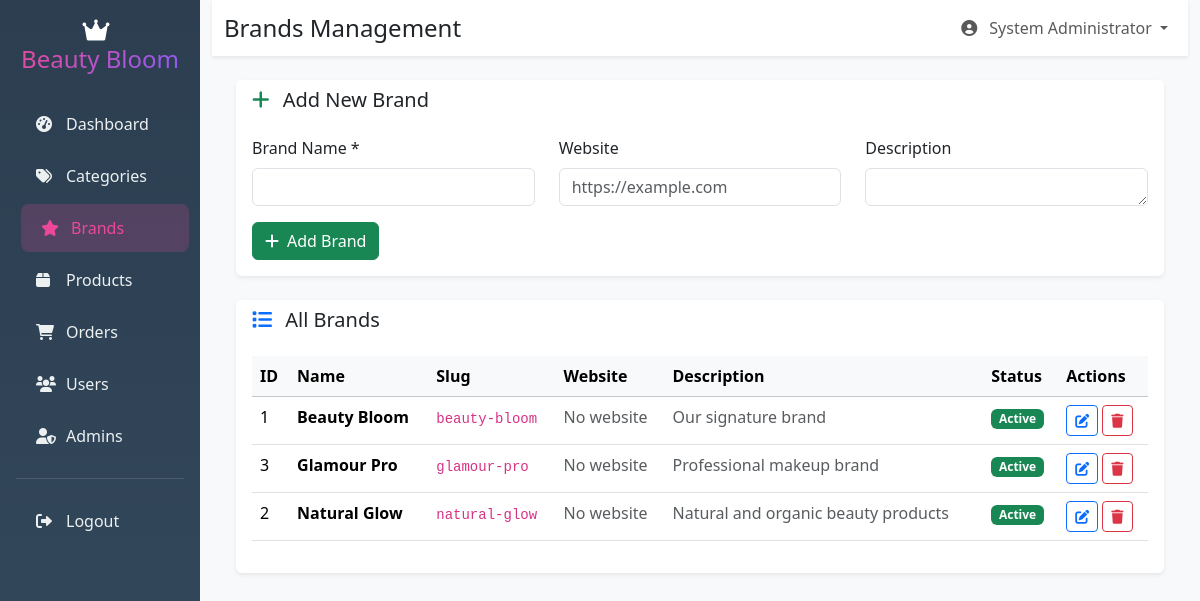
The app's page /admin/brands.php (signed in) with its own data.
### tables this page shows
CREATE TABLE brands (
    id INT PRIMARY KEY AUTO_INCREMENT,
    name VARCHAR(100) NOT NULL,
    slug VARCHAR(100) UNIQUE NOT NULL,
    description TEXT,
    logo VARCHAR(255),
    website VARCHAR(255),
    is_active BOOLEAN DEFAULT TRUE,
    created_at TIMESTAMP DEFAULT CURRENT_TIMESTAMP,
    updated_at TIMESTAMP DEFAULT CURRENT_TIMESTAMP ON UPDATE CURRENT_TIMESTAMP
);

### admin/brands.php (the view, shortened to what this page needs)
<?php
$database = new Database();
$db = $database->getConnection();
$query = "SELECT * FROM brands ORDER BY name";
$stmt = $db->query($query);
$brands = $stmt->fetchAll(PDO::FETCH_ASSOC);
?>
<!DOCTYPE html>
<html lang="en">
<head>
    <link href="https://cdn.jsdelivr.net/npm/bootstrap@5.3.3/dist/css/bootstrap.min.css" rel="stylesheet">
    <link href="https://cdnjs.cloudflare.com/ajax/libs/font-awesome/6.0.0/css/all.min.css" rel="stylesheet">
</head>
<body>
    <div class="container-fluid">
        <div class="row">
            <div class="col-md-3 col-lg-2 px-0 sidebar">
                <div class="p-3">
                    <h4 class="text-white text-center mb-4">
                        <i class="fas fa-crown me-2"></i>
                        <span class="navbar-brand">Beauty Bloom</span>
                    </h4>
                    <nav class="nav flex-column">
                        <a class="nav-link" href="dashboard.php">
                            <i class="fas fa-tachometer-alt"></i>Dashboard
                        </a>
                        <a class="nav-link" href="categories.php">
                            <i class="fas fa-tags"></i>Categories
                        </a>
                        <a class="nav-link active" href="brands.php">
                            <i class="fas fa-star"></i>Brands
                        </a>
                        <a class="nav-link" href="products.php">
                            <i class="fas fa-box"></i>Products
                        </a>
                        <a class="nav-link" href="orders.php">
                            <i class="fas fa-shopping-cart"></i>Orders
                        </a>
                        <a class="nav-link" href="users.php">
                            <i class="fas fa-users"></i>Users
                        </a>
                        <a class="nav-link" href="admins.php">
                            <i class="fas fa-user-shield"></i>Admins
                        </a>
                        <hr class="text-white-50">
                        <a class="nav-link" href="logout.php">
                            <i class="fas fa-sign-out-alt"></i>Logout
                        </a>
                    </nav>
                </div>
            </div>
            <div class="col-md-9 col-lg-10 main-content">
                <nav class="navbar navbar-expand-lg navbar-light bg-white shadow-sm">
                    <div class="container-fluid">
                        <h4 class="mb-0">Brands Management</h4>
                        <div class="navbar-nav ms-auto">
                            <div class="nav-item dropdown">
                                <a class="nav-link dropdown-toggle" href="#" role="button" data-bs-toggle="dropdown">
                                    <i class="fas fa-user-circle me-2"></i>
                                    <?php echo htmlspecialchars($_SESSION['admin_full_name']); ?>
                                </a>
                            </div>
                        </div>
                    </div>
                </nav>
                <div class="p-4">
                    <div class="card border-0 shadow-sm mb-4">
                        <div class="card-header bg-white border-0">
                            <h5 class="mb-0">
                                <i class="fas fa-plus me-2 text-success"></i>
                                Add New Brand
                            </h5>
                        </div>
                        <div class="card-body">
                            <form method="POST" action="">
                                <div class="row">
                                    <div class="col-md-4">
                                        <div class="mb-3">
                                            <label for="name" class="form-label">Brand Name *</label>
                                            <input type="text" class="form-control" id="name" name="name" required>
                                        </div>
                                    </div>
                                    <div class="col-md-4">
                                        <div class="mb-3">
                                            <label for="website" class="form-label">Website</label>
                                            <input type="url" class="form-control" id="website" name="website" placeholder="https://example.com">
                                        </div>
                                    </div>
                                    <div class="col-md-4">
                                        <div class="mb-3">
                                            <label for="description" class="form-label">Description</label>
                                            <textarea class="form-control" id="description" name="description" rows="1"></textarea>
                                        </div>
                                    </div>
                                </div>
                                <button type="submit" class="btn btn-success">
                                    <i class="fas fa-plus me-2"></i>Add Brand
                                </button>
                            </form>
                        </div>
                    </div>
                    <div class="card border-0 shadow-sm">
                        <div class="card-header bg-white border-0">
                            <h5 class="mb-0">
                                <i class="fas fa-list me-2 text-primary"></i>
                                All Brands
                            </h5>
                        </div>
                        <div class="card-body">
                            <?php if (empty($brands)): ?>
                                <p class="text-muted text-center py-4">No brands found. Add your first brand above.</p>
                            <?php else: ?>
                                <div class="table-responsive">
                                    <table class="table table-hover">
                                        <thead class="table-light">
                                            <tr>
                                                <th>ID</th>
                                                <th>Name</th>
                                                <th>Slug</th>
                                                <th>Website</th>
                                                <th>Description</th>
                                                <th>Status</th>
                                                <th>Actions</th>
                                            </tr>
                                        </thead>
                                        <tbody>
                                            <?php foreach ($brands as $brand): ?>
                                                <tr>
                                                    <td><?php echo $brand['id']; ?></td>
                                                    <td>
                                                        <strong><?php echo htmlspecialchars($brand['name']); ?></strong>
                                                    </td>
                                                    <td>
                                                        <code><?php echo htmlspecialchars($brand['slug']); ?></code>
                                                    </td>
                                                    <td>
                                                        <?php if ($brand['website']): ?>
                                                            <a href="<?php echo htmlspecialchars($brand['website']); ?>" target="_blank" class="text-decoration-none">
                                                                <i class="fas fa-external-link-alt me-1"></i>
                                                                Visit
                                                            </a>
                                                        <?php else: ?>
                                                            <span class="text-muted">No website</span>
                                                        <?php endif; ?>
                                                    </td>
                                                    <td>
                                                        <?php if ($brand['description']): ?>
                                                            <span class="text-muted"><?php echo htmlspecialchars(substr($brand['description'], 0, 50)) . (strlen($brand['description']) > 50 ? '...' : ''); ?></span>
                                                        <?php else: ?>
                                                            <span class="text-muted">No description</span>
                                                        <?php endif; ?>
                                                    </td>
                                                    <td>
                                                        <span class="badge bg-<?php echo $brand['is_active'] ? 'success' : 'danger'; ?>">
                                                            <?php echo $brand['is_active'] ? 'Active' : 'Inactive'; ?>
                                                        </span>
                                                    </td>
                                                    <td>
                                                        <button class="btn btn-sm btn-outline-primary"
                                                                onclick="editBrand(<?php echo htmlspecialchars(json_encode($brand)); ?>)">
                                                            <i class="fas fa-edit"></i>
                                                        </button>
                                                        <button class="btn btn-sm btn-outline-danger"
                                                                onclick="deleteBrand(<?php echo $brand['id']; ?>, '<?php echo htmlspecialchars($brand['name']); ?>')">
                                                            <i class="fas fa-trash"></i>
                                                        </button>
                                                    </td>
                                                </tr>
                                            <?php endforeach; ?>
                                        </tbody>
                                    </table>
                                </div>
                            <?php endif; ?>
                        </div>
                    </div>
                </div>
            </div>
        </div>
    </div>
</body>
</html>

### admin/brands.php (style rules this page uses)
.sidebar { min-height: 100vh; background: linear-gradient(180deg, #2c3e50 0%, #34495e 100%); }
.sidebar .nav-link { color: #ecf0f1; padding: 12px 20px; border-radius: 8px; margin: 2px 0; transition: all 0.3s ease; }
.sidebar .nav-link:hover, .sidebar .nav-link.active { background: rgba(236, 72, 153, 0.2); color: #ec4899; transform: translateX(5px); }
.sidebar .nav-link i { width: 20px; margin-right: 10px; }
.main-content { background: #f8f9fa; min-height: 100vh; }
.navbar-brand { background: linear-gradient(135deg, #ec4899 0%, #8b5cf6 100%); -webkit-background-clip: text; -webkit-text-fill-color: transparent; background-clip: text; }

### records on screen
brands: id "1", name "Beauty Bloom", slug "beauty-bloom", shows "No website", description "Our signature brand", is_active "Active"
brands: id "3", name "Glamour Pro", slug "glamour-pro", shows "No website", description "Professional makeup brand", is_active "Active"
brands: id "2", name "Natural Glow", slug "natural-glow", shows "No website", description "Natural and organic beauty products", is_active "Active"

### other values on screen
$_SESSION['admin_full_name'] "System Administrator"
